Frame 1 (no input): blank canvas, image omitted
Frame 60 (the mouse pressed at the canvas centre just before this capture): blank canvas, image omitted
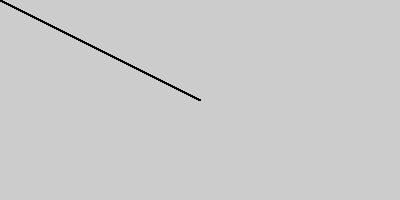
Frame 120 (the mouse held since frame 60 and released just before this capture)

The Processing sketch whose frames 1 and 60 were blank and that drew this single picture after the mouse press (run headless with seeded random() and noise(); from frame 60 on, the mouse is pressed at the canvas centre):

// Processing sketch: hello_world
// ── hello_world.pde
void setup() {
  size(400, 200);
}

void draw() {
  line(0,0,mouseX, mouseY);
}
